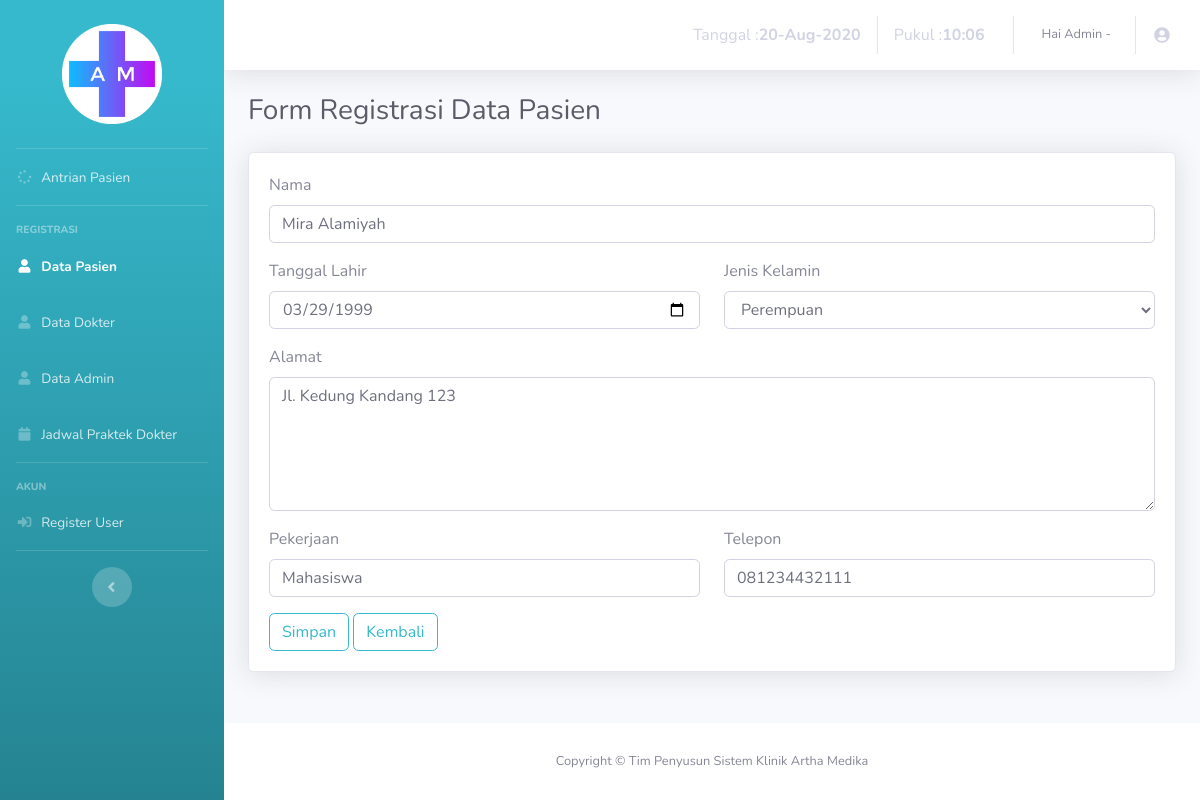
The app's page /admin/edit-pasien.php?id_pasien=10 with its own data.
### tables this page shows
CREATE TABLE IF NOT EXISTS `pasien` (
`id_pasien` int(5) NOT NULL,
  `nama` varchar(30) NOT NULL,
  `tgl_lahir` date NOT NULL,
  `jk` varchar(10) NOT NULL,
  `alamat` varchar(50) NOT NULL,
  `pekerjaan` varchar(20) NOT NULL,
  `tlp` varchar(14) NOT NULL
);

### admin/edit-pasien.php (the view, shortened to what this page needs)
<!DOCTYPE html>
<html lang="en">
<head>
  <link href="vendor/fontawesome-free/css/all.min.css" rel="stylesheet" type="text/css">
  <link href="css/sb-admin-2.min.css" rel="stylesheet">
  <link href="vendor/datatables/dataTables.bootstrap4.min.css" rel="stylesheet">
</head>
<body id="page-top">
  <div id="wrapper">
    <ul class="navbar-nav bg-gradient-info sidebar sidebar-dark accordion" id="accordionSidebar">
      <br>
      <div class="logo">
        <a href="#" class="simple-text logo-normal">
          <img class="center" src="../image/logo.png"/>
        </a>
      </div>
      <br>
      <hr class="sidebar-divider my-0">
      <li class="nav-item ">
        <a class="nav-link" href="index.php">
          <i class="fas fa-fw fa-spinner"></i>
          <span>Antrian Pasien</span></a>
        </li>
        <hr class="sidebar-divider">
        <div class="sidebar-heading">
          Registrasi
        </div>
        <li class="nav-item active">
          <a class="nav-link" href="datapasien.php">
            <i class="fas fa-fw fa-user"></i>
            <span>Data Pasien</span></a>
          </li>
          <li class="nav-item">
            <a class="nav-link" href="datadokter.php">
              <i class="fas fa-fw fa-user"></i>
              <span>Data Dokter</span></a>
            </li>
            <li class="nav-item">
              <a class="nav-link" href="dataadmin.php">
                <i class="fas fa-fw fa-user"></i>
                <span>Data Admin</span></a>
              </li>
              <li class="nav-item">
                <a class="nav-link" href="jadwal.php">
                  <i class="fas fa-fw fa-calendar"></i>
                  <span>Jadwal Praktek Dokter</span></a>
                </li>
                <hr class="sidebar-divider">
                <div class="sidebar-heading">
                  Akun
                </div>
                <li class="nav-item">
                  <a class="nav-link" href="datauser.php">
                    <i class="fas fa-fw fa-sign-in-alt"></i>
                    <span>Register User</span></a>
                  </li>
                  <hr class="sidebar-divider d-none d-md-block">
                  <div class="text-center d-none d-md-inline">
                    <button class="rounded-circle border-0" id="sidebarToggle"></button>
                  </div>
                </ul>
                <div id="content-wrapper" class="d-flex flex-column">
                  <div id="content">
                    <nav class="navbar navbar-expand navbar-light bg-white topbar mb-4 static-top shadow">
                      <ul class="navbar-nav ml-auto">
                        <li class="nav-item">
                          <a class="nav-link" href="#">
                           <?php
                           $tanggal= mktime(date("m"),date("d"),date("Y"));
                           echo "Tanggal : <b>".date("d-M-Y", $tanggal)."</b> ";
                           $jam=date("H:i");
                           echo "Pukul : <b>". $jam." "."</b>";
                           ?>
                         </a>
                       </li>
                       <li class="nav-item dropdown no-arrow">
                        <a class="nav-link dropdown-toggle" href="#" id="userDropdown" role="button" data-toggle="dropdown" aria-haspopup="true" aria-expanded="false">
                          <span class="mr-2 d-none d-lg-inline text-gray-600 small">Hai Admin -
                          ?></span>
                          <i class="fas fa-fw fa-user-circle"></i>
                        </a>
                      </li>
                    </ul>
                  </nav>
                  <div class="container-fluid">
                    <div class="d-sm-flex align-items-center justify-content-between mb-4">
                      <h1 class="h3 mb-0 text-gray-800">Form Registrasi Data Pasien</h1>
                    </div>
                    <?php
                    include '../process/conSQL.php';
                    $id_pasien = $_GET['id_pasien'];
                    $query = "SELECT * FROM pasien WHERE id_pasien='$id_pasien'";
                    $show = mysqli_query($con, $query);
                    if(mysqli_num_rows($show) == 0){
                      echo '<script>window.history.back()</script>';
                    }else{
                      $data = mysqli_fetch_assoc($show);
                    }
                    ?>
                    <div class="card shadow mb-4">
                      <div class="card-body">
                       <form enctype="multipart/form-data" action="./process/edit-regispasien.php" method="POST">
                        <div class="row">
                          <div class="col-md-12">
                            <div class="form-group">
                              <label class="bmd-label-floating">Nama</label>
                              <input type="text" class="form-control" name="nama" id="nama" required="required" value="<?php echo $data['nama']; ?>">
                            </div>
                          </div>
                        </div>
                        <div class="row">
                          <div class="col-md-6">
                            <div class="form-group">
                              <label class="bmd-label-floating">Tanggal Lahir</label>
                              <input type="date" class="form-control" name="tgl_lahir" id="tgl_lahir" required="required" value="<?php echo $data['tgl_lahir']; ?>">
                            </div>
                          </div>
                          <div class="col-md-6">
                            <div class="form-group">
                              <label class="bmd-label-floating">Jenis Kelamin</label>
                              <select class="form-control" id="jk" name="jk" >
                                <option value="Perempuan" <?php if($data['jk'] == 'Perempuan'){ echo 'selected'; } ?>>Perempuan</option>
                              </select>
                            </div>
                          </div>
                        </div>
                        <div class="row">
                          <div class="col-md-12">
                            <div class="form-group">
                              <label class="bmd-label-floating">Alamat</label>
                              <textarea class="form-control" rows="5" name="alamat" id="alamat" required="required"><?php echo $data['alamat']; ?></textarea>
                            </div>
                          </div>
                        </div>
                        <div class="row">
                          <div class="col-md-6">
                            <div class="form-group">
                              <label class="bmd-label-floating">Pekerjaan</label>
                              <input type="text" class="form-control" name="pekerjaan" id="pekerjaan" required="required" value="<?php echo $data['pekerjaan']; ?>">
                            </div>
                          </div>
                          <div class="col-md-6">
                            <div class="form-group">
                              <label class="bmd-label-floating">Telepon</label>
                              <input type="text" class="form-control" name="tlp" id="tlp" required="required" value="<?php echo $data['tlp']; ?>">
                            </div>
                          </div>
                        </div>
                        <button type="submit" class="btn btn-outline-info ">Simpan</button>
                        <a href="datapasien.php" class="btn btn-outline-info">Kembali</a>
                      </form>
                    </div>
                  </div>
                </div>
              </div>
              <footer class="sticky-footer bg-white">
                <div class="container my-auto">
                  <div class="copyright text-center my-auto">
                    <span>Copyright &copy; Tim Penyusun Sistem Klinik Artha Medika</span>
                  </div>
                </div>
              </footer>
            </div>
          </div>
        </body>
        </html>

### admin/edit-pasien.php (style rules this page uses)
.center { margin-left:auto;margin-right:auto;display:block;width:100px }

### records on screen
pasien: nama "Mira Alamiyah", tgl_lahir "03/29/1999", jk "Perempuan", alamat "Jl. Kedung Kandang 123", pekerjaan "Mahasiswa", tlp "081234432111"
